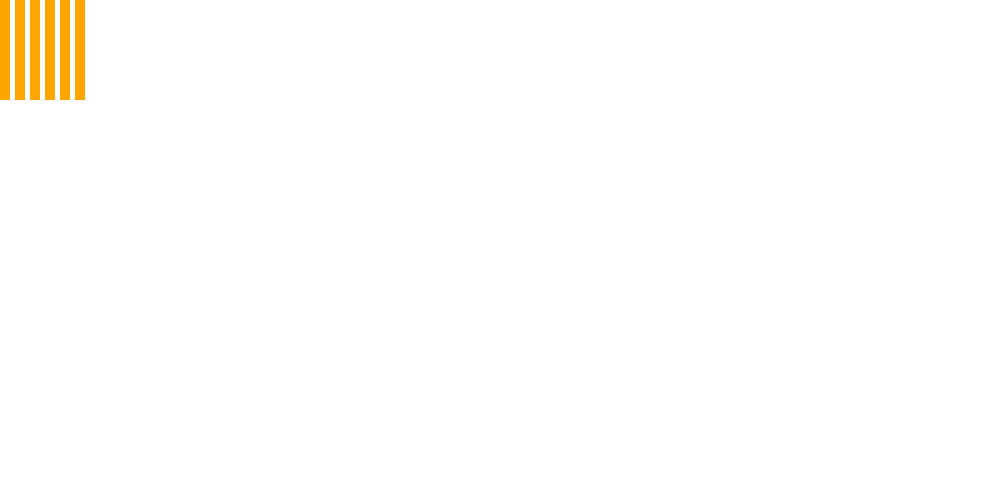
Frame 1 (no input)
Frame 60 (no input): identical to frame 1, image omitted
Frame 120 (the mouse pressed at the canvas centre since frame 60): identical to frame 1, image omitted

The p5.js sketch that drew this single still picture (run headless with seeded random() and noise() and a simulated clock; from frame 60 on, the mouse is pressed at the canvas centre):

// p5.js sketch
// ── sketch.js
var myData = [
    {
      "apples": 5,
      "orange": 5,
      "foo": "x",
      "bar": otherData
    },{
      "apples": 6,
      "orange": 4,
      "foo": "x",
      "bar": "numbers"
    },{
      "apples": 7,
      "orange": 3,
      "foo": "x",
      "bar": "garbage"
    },{
      "apples": 1,
      "orange": 9,
      "foo": "x",
      "bar": "waffles"
    },{
      "apples": 5,
      "orange": 5,
      "foo": "x",
      "bar": "pizza" 
    },{
      "apples": 5,
      "orange": 5,
      "foo": "x",
      "bar": "icecream"
    }
  ];

var otherData = [
  {
    "apples": 5,
    "orange": 5,
    "foo": "x",
    "bar": "nested"
  }
];

function setup() {
  createCanvas(1000, 500)
  noStroke()
  fill("orange")
  var visTotals = function (someData) {
    for (var i = 0; i < someData.length; i++){
      var barHeight = someData[i].apples + someData[i].orange;
      var barWidth = (barHeight * 10);
      var barX = (i*15);
      var barY = 0;
      rect(barX, barY, barHeight, barWidth)
    }
  }
  visTotals(myData);
}

function draw() {

}

// ── simplifyArray.js

// Takes the data from `myData` and simplfies
// it into an array w/ 2 items each

// Remember about arguments overwriting scope

// JSON -> array of 2 item arrays
var twoItemArrayFromMyData = function(myData) {
  var finalArray = [];
  for (var i = 0; i < myData.length; i++) {
    var tempArray = [myData[i].apples, myData[i].orange];
    finalArray.push(tempArray);
  }
  return finalArray;
}


// Array with 2 items -> array of numbers
var sumOfFirstTwoArrayItems = function (someData) {
  var finalArray = [];
  for (var i = 0; i < myData.length; i * 2) {
    addedArrayItems = someData[i] + someData[i + 1];
    finalArray.push(addedArrayItems);
  }
  return finalArray;
}
